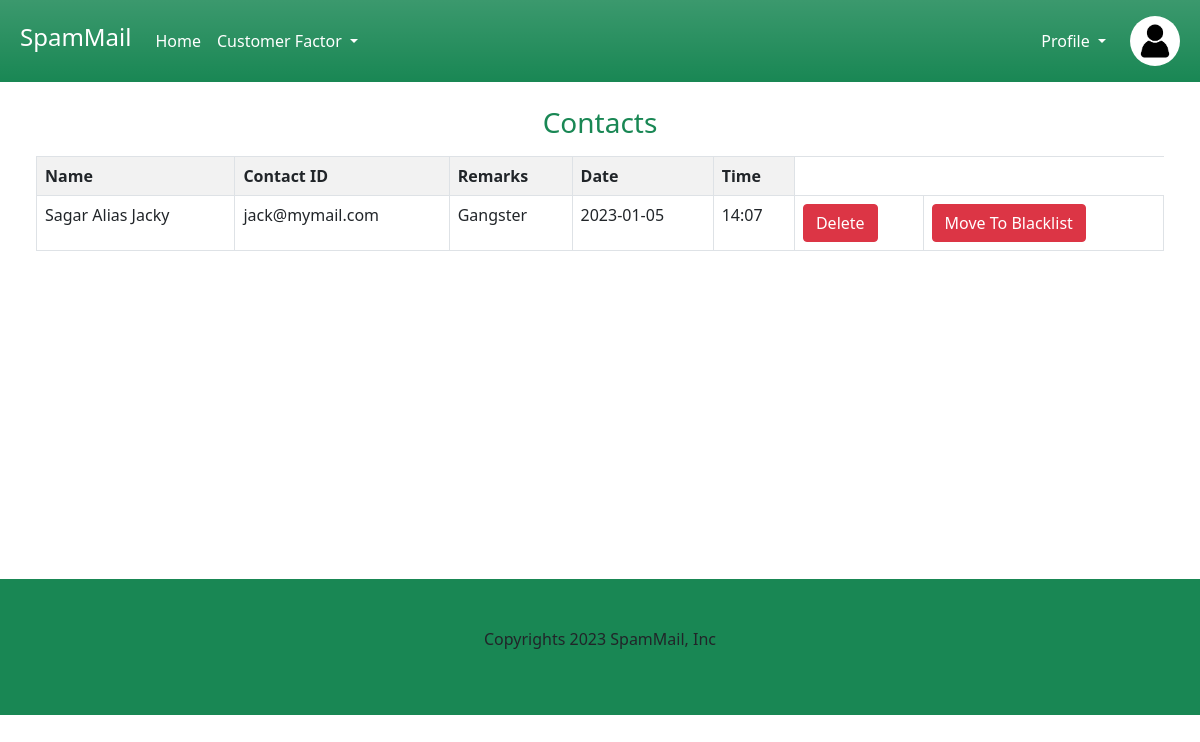
Screenshot of /viewcontacts/ (signed in) with the database file from the repository.
### user/models.py (models this page shows)
class contact_tb(models.Model):
    contactid=models.ForeignKey(user_register_tb,on_delete=models.CASCADE,related_name="contact")
    userid=models.ForeignKey(user_register_tb,on_delete=models.CASCADE,related_name="user")
    name=models.CharField(max_length=20)
    remarks=models.CharField(max_length=20)
    date=models.CharField(max_length=20)
    time=models.CharField(max_length=20)

class user_register_tb(models.Model):
    name=models.CharField(max_length=20)
    address=models.CharField(max_length=20)
    gender=models.CharField(max_length=20)
    phone=models.CharField(max_length=20)
    countryid=models.ForeignKey(country_tb,on_delete=models.CASCADE)
    stateid=models.ForeignKey(state_tb,on_delete=models.CASCADE)
    security_questions=models.CharField(max_length=20)
    answers=models.CharField(max_length=20)
    dob=models.CharField(max_length=20)
    username=models.CharField(max_length=20)
    password=models.CharField(max_length=20)

### user/views.py (the view)
# urls.py: path('viewcontacts/',userview.viewcontacts,name="viewcontacts"),
def viewcontacts(request):
    userid=request.session['id']
    contacts=contact_tb.objects.filter(userid=userid)
    return render(request,'viewcontacts.html',{"view":contacts})

### templates/viewcontacts.html (shortened to what this page needs)
<html>
    <head>
		<link rel="stylesheet" href="/static/css/bootstrap.css">
	</head>
<body>
    <header class="bg-success bg-gradient">
        <div class="text-white p-2">
          <nav class="navbar navbar-expand-lg">
            <div class="container-fluid">
              <a class="navbar-brand text-white" href="{% url 'userhome' %}"><h4>SpamMail</h4></a>
                <div class="collapse navbar-collapse" id="navbarSupportedContent">
                  <ul class="navbar-nav me-auto mb-2 mb-lg-0">
                    <li class="nav-item">
                      <a class="nav-link active text-white" aria-current="page" href="{% url 'userhome' %}">Home</a>
                    </li>
                    <li class="nav-item dropdown">
                      <a class="nav-link dropdown-toggle text-white" href="#" role="button" data-bs-toggle="dropdown" aria-expanded="false">
                        Customer Factor
                      </a>
                    </li>
                  </ul>
                  <ul class="navbar-nav my-auto me-2">
                  <li class="nav-item dropdown">
                    <a class="nav-link dropdown-toggle text-white" href="#" role="button" data-bs-toggle="dropdown" aria-expanded="false">
                      Profile
                    </a>
                  </li>
                  </ul>
                  <img src="/static/profile.jpg" width="50px" height="50px" class="rounded-circle ms-2">
                </div>
              </div>
          </nav>
        </div>
    </header>
    <div class="row m-4">
        <div class="col-lg-12"><h3 class="text-success text-center mb-3">Contacts</h3>
            <table class="table table-bordered table-striped table-hover table-responsive">
                <tr>
                    <th>Name</th>
                    <th>Contact ID</th>
                    <th>Remarks</th>
                    <th>Date</th>
                    <th>Time</th>
                </tr>
                    {% for v in view %}
                <tr>
                    <td>{{v.name}}</td>
                    <td>{{v.contactid.username}}</td>
                    <td>{{v.remarks}}</td>
                    <td>{{v.date}}</td>
                    <td>{{v.time}}</td>
                    <td><button type="submit"class="btn btn-danger"><a href="{% url 'deletecontact' v.id %}" style="text-decoration: none;" class="text-white">Delete</a></button></td>
                    <td><button type="submit"class="btn btn-danger"><a href="{% url 'move_to_blacklist' v.id %}" style="text-decoration: none;" class="text-white">Move To Blacklist</a></button></td>
                </tr>
                    {% endfor %}
            </table>
        </div>
    </div>
  </div><br><br><br><br><br><br><br><br><br><br><br><br>
    <footer class="bg-success" style="--bs-bg-opacity: .5;">
        <div class="container">
          <div class="row">
            <div class="col-md-12 text-center p-5">
              <p>Copyrights 2023 SpamMail, Inc</p>
            </div>
          </div>
        </div>
    </footer>
</body>
</html>

### rows the page displays
contact_tb: name "Sagar Alias Jacky", contactid.username "jack@mymail.com", remarks "Gangster", date "2023-01-05", time "14:07"
